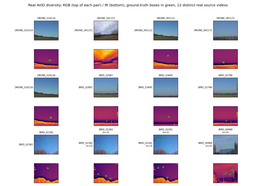
#> input picture paper/analysis/fig_diversity_source.png, 256 x 186 px, shrunk from 1860 x 1350 before the run
$ python alignment_metrics.py ../../paper/analysis/fig_diversity_source.png ../../paper/analysis/fig_real_samples_source.png   (older library calls are emulated)
#> lines starting #> are read from the running program, lines starting #| are printed output that depends on the picture; long printed decimals are rounded
"""
Weak-alignment quantification for the AVID RGB-IR pairs.

The RGB and IR sensors are physically offset (different optics, different
FOVs, boresight-aligned at best) so pairs are *weakly* aligned rather than
pixel-registered like LLVIP or M3FD. Rather than treating that as a defect to
hide, this module estimates, per pair, how large the residual geometric
offset is -- so it can be published as metadata (`alignment_shift_px`,
`alignment_confidence`, `alignment_method`) and downstream users can filter,
weight, or stratify results by alignment quality instead of discovering it
the hard way.

Two independent estimators are provided because they fail in different, and
useful-to-cross-check, ways:

1. `estimate_shift_phase_correlation` -- cheap, subpixel, FFT-based phase
   correlation on Sobel edge-magnitude maps (edges are one of the few
   structures that tend to co-occur across RGB and thermal, since object
   boundaries usually produce both a visible-light and a thermal edge).
   Fast, but can lock onto the wrong edge in low-texture scenes (e.g. plain
   sky) or when the target itself dominates the edge map asymmetrically.

2. `estimate_shift_mutual_information` -- brute-force integer-shift search
   maximizing normalized mutual information between grayscale RGB and IR.
   More robust for genuinely multi-modal statistics (a warm object can be
   dark in one modality and bright in the other), at the cost of being
   integer-resolution and O(search_window^2).

`pair_alignment_quality` runs both and returns a combined record; large
disagreement between the two estimators is itself a useful low-confidence
signal (exposed as `estimator_disagreement_px`).
"""

import numpy as np
import cv2


def _to_gray(img):
    if img.ndim == 2:
        return img
    if img.shape[2] == 3:
        return cv2.cvtColor(img, cv2.COLOR_RGB2GRAY)
    return img[:, :, 0]


def edge_map(img):
    """Sobel gradient-magnitude map, normalized to [0, 1] float32."""
    gray = _to_gray(img).astype(np.float32)
    gx = cv2.Sobel(gray, cv2.CV_32F, 1, 0, ksize=3)
    gy = cv2.Sobel(gray, cv2.CV_32F, 0, 1, ksize=3)
    mag = cv2.magnitude(gx, gy)
    mag = mag / (mag.max() + 1e-8)
    return mag


def estimate_shift_phase_correlation(rgb, ir):
    """Subpixel (dx, dy) translational offset of `ir` relative to `rgb`,
    estimated via phase correlation on Sobel edge maps. `dx`/`dy` are the
    shift to apply to `ir` to align it onto `rgb` (positive dx = ir needs to
    move right). Returns dict(dx, dy, confidence) where confidence is the
    phase-correlation peak response in [0, 1] (higher = more trustworthy)."""
    h, w = rgb.shape[:2]
    ir_r = cv2.resize(ir, (w, h), interpolation=cv2.INTER_LINEAR) if ir.shape[:2] != (h, w) else ir

    e_rgb = edge_map(rgb)
    e_ir = edge_map(ir_r)

    window = cv2.createHanningWindow((w, h), cv2.CV_32F)
    (dx, dy), response = cv2.phaseCorrelate(e_rgb * window, e_ir * window)
    return {"dx": float(dx), "dy": float(dy), "confidence": float(response)}


def _normalized_mutual_information(a, b, bins=32):
    a = a.ravel()
    b = b.ravel()
    joint_hist, _, _ = np.histogram2d(a, b, bins=bins)
    joint_p = joint_hist / (joint_hist.sum() + 1e-12)
    a_p = joint_p.sum(axis=1)
    b_p = joint_p.sum(axis=0)

    def entropy(p):
        p = p[p > 0]
        return -np.sum(p * np.log2(p))

    h_a, h_b = entropy(a_p), entropy(b_p)
    h_joint = entropy(joint_p.ravel())
    if h_joint <= 1e-12:
        return 0.0
    return float((h_a + h_b) / h_joint)  # NMI in [1, 2], 2 = perfectly redundant


def estimate_shift_mutual_information(rgb, ir, max_shift=15, bins=32):
    """Brute-force integer-shift search maximizing normalized mutual
    information between grayscale RGB and IR over a `[-max_shift, max_shift]`
    px window in both axes. Returns dict(dx, dy, confidence) where confidence
    is the best NMI value found (roughly in [1, 2])."""
    h, w = rgb.shape[:2]
    ir_r = cv2.resize(ir, (w, h), interpolation=cv2.INTER_LINEAR) if ir.shape[:2] != (h, w) else ir
    gray_rgb = _to_gray(rgb)
    gray_ir = _to_gray(ir_r)

    best = {"dx": 0, "dy": 0, "confidence": -np.inf}
    margin = max_shift
    for dy in range(-max_shift, max_shift + 1):
        for dx in range(-max_shift, max_shift + 1):
            ir_shifted = np.roll(np.roll(gray_ir, dy, axis=0), dx, axis=1)
            crop = slice(margin, h - margin), slice(margin, w - margin)
            if crop[0].stop <= crop[0].start or crop[1].stop <= crop[1].start:
                raise ValueError("max_shift too large for image size")
            nmi = _normalized_mutual_information(gray_rgb[crop], ir_shifted[crop], bins=bins)
            if nmi > best["confidence"]:
                best = {"dx": dx, "dy": dy, "confidence": nmi}
    return best


def pair_alignment_quality(rgb, ir, max_shift=15):
    """Run both estimators and return a combined per-pair alignment record."""
    pc = estimate_shift_phase_correlation(rgb, ir)
    mi = estimate_shift_mutual_information(rgb, ir, max_shift=max_shift)
    disagreement = float(np.hypot(pc["dx"] - mi["dx"], pc["dy"] - mi["dy"]))
    shift_px = float(np.hypot(mi["dx"], mi["dy"]))
    return {
        "phase_correlation": pc,
        "mutual_information": mi,
        "alignment_shift_px": shift_px,
        "estimator_disagreement_px": disagreement,
    }


def _cli():
    import argparse
    import json

    parser = argparse.ArgumentParser(description="Estimate RGB-IR weak-alignment offset for one pair.")
    parser.add_argument("rgb", help="Path to the RGB image.")
    parser.add_argument("ir", help="Path to the IR/thermal image.")
    parser.add_argument("--max-shift", type=int, default=15)
    args = parser.parse_args()

    rgb = cv2.imread(args.rgb, cv2.IMREAD_COLOR)
#> rgb is the input picture: shape (186, 256, 3); mean B, G, R 220.5, 211.3, 218.7
    rgb = cv2.cvtColor(rgb, cv2.COLOR_BGR2RGB)
    ir = cv2.imread(args.ir, cv2.IMREAD_UNCHANGED)
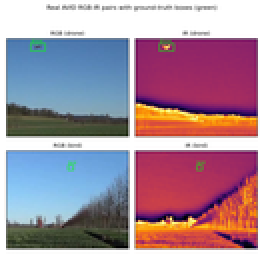
#> input picture paper/analysis/fig_real_samples_source.png, 132 x 132 px, shrunk from 960 x 960 before the run (shown 2 times larger)
#> ir is the input picture: shape (132, 132, 4); mean B, G, R, A 158.8, 143.4, 168.8, 255
    if rgb is None or ir is None:
        raise FileNotFoundError("could not read one of the input images")
    result = pair_alignment_quality(rgb, ir, max_shift=args.max_shift)
#> in estimate_shift_phase_correlation, `ir_r = cv2.resize(ir, (w, h), interpolation=cv2.INTER_LINEAR) if ir.sh..`:
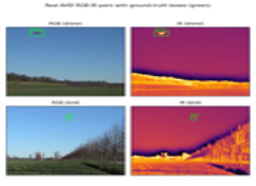
#> ir_r: shape (186, 256, 4); mean B, G, R, A 158.6, 143.2, 168.7, 255
#> in edge_map, `mag = cv2.magnitude(gx, gy)`:
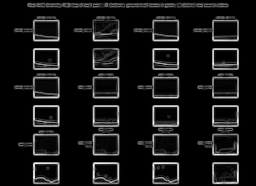
#> mag: shape (186, 256) float32; min 0, max 955.7, mean 83.8; drawn with min black and max white
#> in _to_gray (call 2), `return img[:, :, 0]`:
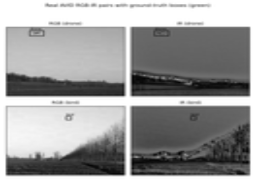
#> returned value: shape (186, 256); min 3, max 255, mean 158.6
#> in edge_map (call 2), `gy = cv2.Sobel(gray, cv2.CV_32F, 0, 1, ksize=3)`:
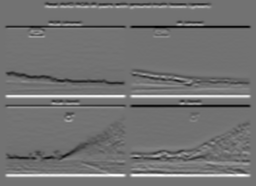
#> gy: shape (186, 256) float32; min -583, max 716, mean 0; drawn with min black and max white
#> in edge_map (call 2), `mag = cv2.magnitude(gx, gy)`:
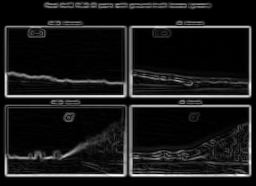
#> mag: shape (186, 256) float32; min 0, max 716, mean 69.9; drawn with min black and max white
#> in estimate_shift_phase_correlation, `(dx, dy), response = cv2.phaseCorrelate(e_rgb * window, e_ir * window)`: dx = -21.69; dy = 7.13; response = 0.00542
#> in pair_alignment_quality, `pc = estimate_shift_phase_correlation(rgb, ir)`: pc = {'dx': -21.69, 'dy': 7.13, 'confidence': 0.00542}
#> the loop in estimate_shift_mutual_information, `for dy in range(-max_shift, max_shift + 1):` made 31 passes
#> pass 1, in _normalized_mutual_information (call 2), `joint_hist, _, _ = np.histogram2d(a, b, bins=bins)`:
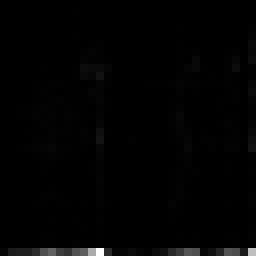
#> joint_hist: shape (32, 32) float64 (shown 8 times larger); min 0, max 3144, mean 34.4; drawn with min black and max white
    print(json.dumps(result, indent=2))
#| {
#|   "phase_correlation": {
#|     "dx": -21.690,
#|     "dy": 7.127,
#|     "confidence": 0.005423
#|   },
#|   "mutual_information": {
#|     "dx": 15,
#|     "dy": -1,
#|     "confidence": 1.033
#|   },
#|   "alignment_shift_px": 15.033,
#> (further printed lines are left out)


if __name__ == "__main__":
    _cli()
